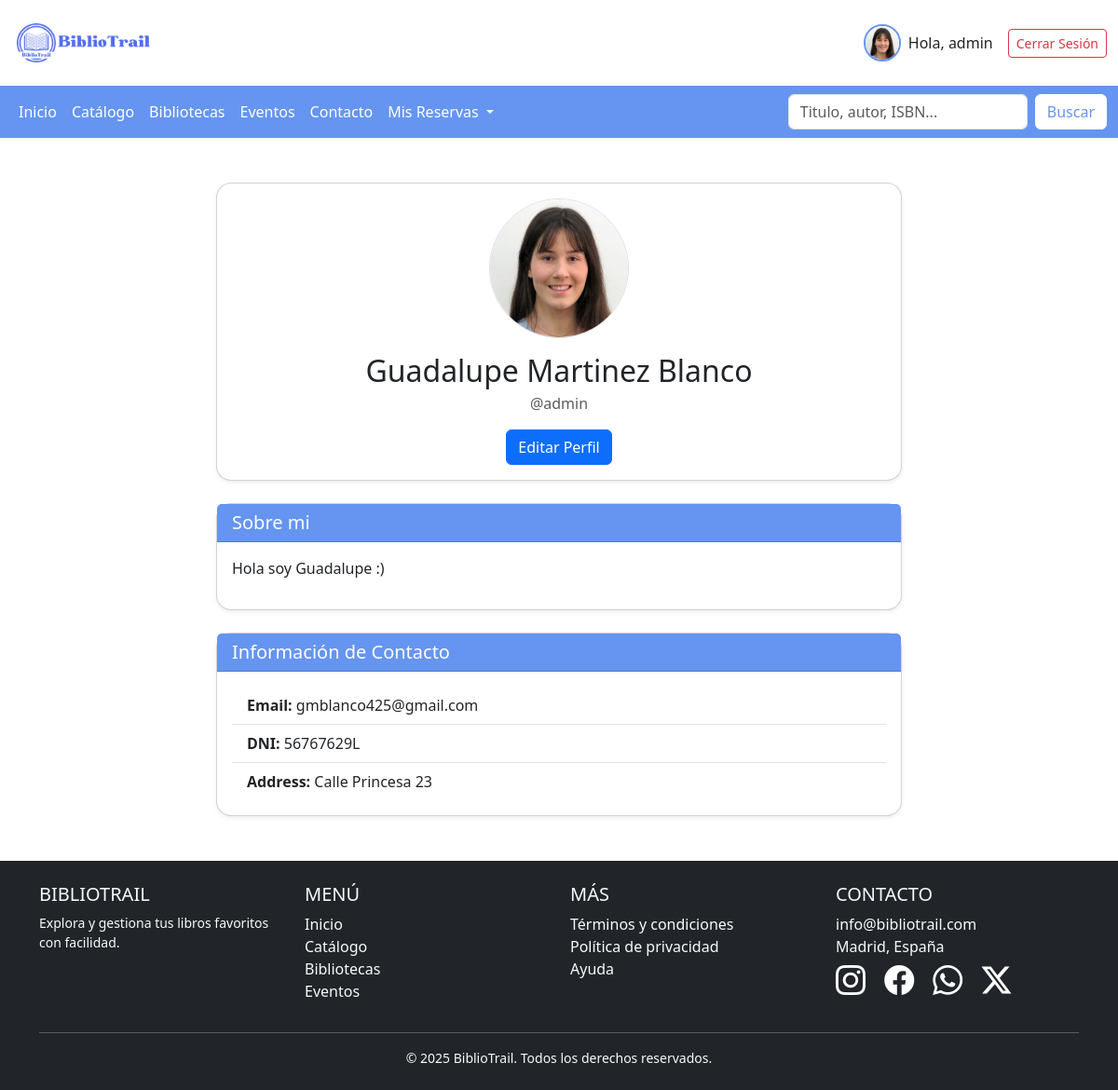
Page /autenticacion/perfil/ (signed in) on the committed database.
### autenticacion/models.py (models this page shows, shortened)
class PerfilUsuario(models.Model):
    user = models.OneToOneField(User, on_delete=models.CASCADE, related_name="perfil")
    nombre = models.CharField(max_length=200, blank=True, null=True)
    apellido = models.CharField(max_length=200, blank=True, null=True)
    email = models.EmailField(max_length=500, blank=True, null=True)
    username = models.CharField(max_length=200, blank=True, null=True)
    dni = models.CharField(max_length=9, unique=True, blank=True, null=True, help_text="Ingrese su DNI")
    sexo = models.CharField(max_length=6, choices=[('M', 'Hombre'), ('F', 'Mujer')], blank=True, null=True)
    direccion = models.TextField(max_length=250, blank=True, null=True, help_text="Ingrese la dirección de su domicilio")
    codigo_postal = models.CharField(max_length=5, blank=True, null=True)
    ciudad = models.CharField(max_length=40, blank=True, null=True)
    provincia = models.CharField(max_length=40, blank=True, null=True)
    avatar = models.ImageField(null=True,blank=True , default="avatar.svg")
    bio = models.TextField(null=True)
    created = models.DateTimeField(auto_now_add=True)
    class Meta:
        ordering = ['created']
        verbose_name = "Perfil de usuario"
        verbose_name_plural = "Perfiles de usuarios"

### autenticacion/views.py (the view)
# urls.py: path('perfil/', perfil,name="perfil"),
def perfil(request):
    try:
        perfil = request.user.perfil
    except PerfilUsuario.DoesNotExist:
        perfil = None
    contexto = {'perfil': perfil}
    return render(request, "perfil/perfil.html", contexto)

### autenticacion/templates/perfil/perfil.html
{% extends "BibliotrailApp/base.html" %}
{% load static %}
{% block content %}
<main class="container my-5">
    <div class="row justify-content-center">
        <div class="col-md-10 col-lg-8">
            <div class="card shadow-sm  rounded-4">
                <div class="card-body text-center">
                    <div class="position-relative d-inline-block mb-3">
                        <img src="{{ perfil.avatar.url }}" alt="User Avatar"
                             class="rounded-circle border" style="width: 150px; height: 150px; object-fit: cover; border: 4px solid #6595f0;">
                    </div>
                    <h2 class="mb-1">{{ perfil.nombre}} {{ perfil.apellido }}</h2>
                    <p class="text-muted">@{{ perfil.username }}</p>
                    <a href="{% url 'editar_perfil' %}" class="btn btn-primary">Editar Perfil</a>
                </div>
            </div>
            <div class="card mt-4 shadow-sm rounded-4">
                <div class="card-header text-white" style="background-color: #6595f0;">
                    <h5 class="mb-0">Sobre mi</h5>
                </div>
                <div class="card-body">
                    <p>{{ perfil.bio|default:"No bio available." }}</p>
                </div>
            </div>
            <div class="card mt-4 shadow-sm rounded-4">
                <div class="card-header text-white" style="background-color: #6595f0;">
                    <h5 class="mb-0">Información de Contacto</h5>
                </div>
                <div class="card-body">
                    <ul class="list-group list-group-flush">
                        <li class="list-group-item"><strong>Email:</strong> {{ perfil.user.email }}</li>
                        <li class="list-group-item"><strong>DNI:</strong> {{ perfil.dni |default:"Not provided" }}</li>
                        <li class="list-group-item"><strong>Address:</strong> {{ perfil.direccion|default:"Not provided" }}</li>
                    </ul>
                </div>
            </div>
        </div>
    </div>
</main>
{% endblock %}

### BibliotrailApp/templates/BibliotrailApp/base.html (shortened to what this page needs)
<!DOCTYPE html>
<html lang="en">
<head>
    {% load static %}
    <link href="https://cdn.jsdelivr.net/npm/bootstrap@5.3.3/dist/css/bootstrap.min.css" rel="stylesheet">
    <link rel="stylesheet" href="https://cdn.jsdelivr.net/npm/bootstrap-icons@1.11.3/font/bootstrap-icons.min.css">
    <link href="{% static 'BibliotrailApp/css/style.css' %}" rel="stylesheet">
</head>
<body>
    <header class="container-fluid py-3">
        <div class="row align-items-center">
            <div class="col-6 col-md-3">
                <img src="{% static 'BibliotrailApp/images/BiblioTrail.png' %}" alt="Logo BiblioTrail" class="img-fluid" style="max-width: 150px;">
            </div>
            <div class="col-6 col-md-9 text-end">
                <div class="d-flex flex-column flex-sm-row align-items-center justify-content-end gap-3">
                    {% if user.is_authenticated %}
                        <a href="{% url 'perfil' %}" class="d-flex align-items-center text-decoration-none text-dark">
                            <img src="{{request.user.perfil.avatar.url}}" alt="Avatar"
                                class="rounded-circle img-fluid" style="width: 40px; height: 40px; object-fit: cover; border: 2px solid #6595f0;">
                            <span class="ms-2 d-none d-sm-inline">Hola, {{ user.username }}</span>
                        </a>
                        <a href="{% url 'cerrar_sesion' %}" class="btn btn-outline-danger btn-sm">Cerrar Sesión</a>
                    {% else %}
                        <a href="{% url 'register' %}" class="btn btn-danger btn-sm">Registrarse</a>
                        <a href="{% url 'iniciar_sesion' %}" class="btn btn-outline-danger btn-sm">Iniciar Sesión</a>
                    {% endif %}
                </div>
            </div>
        </div>
    </header>
    <nav class="navbar navbar-expand-lg navbar-custom">
        <div class="container-fluid" >
            <div class="collapse navbar-collapse" id="navbarSupportedContent">
                <ul class="navbar-nav me-auto mb-2 mb-lg-0">
                    <li class="nav-item">
                        <a class="nav-link {% if request.path == '/' %} active {% endif %}" aria-current="page" href="{% url 'Inicio' %}">Inicio</a>
                    </li>
                    <li class="nav-item ">
                        <a class="nav-link {% if request.path == '/catalogo/' %} active {% endif %}" href="{% url 'Catalogo' %}">Catálogo</a>
                    </li>
                    <li class="nav-item">
                        <a class="nav-link {% if request.path == '/bibliotecas/' %} active {% endif %}" href="{% url 'Bibliotecas' %}">Bibliotecas</a>
                    </li>
                    <li class="nav-item">
                        <a class="nav-link {% if request.path == '/eventos/' %} active {% endif %}" href="{% url 'Eventos' %}">Eventos</a>
                    </li>
                    <li class="nav-item">
                        <a class="nav-link {% if request.path == '/contacto/' %} active {% endif %}" href="{% url 'Contacto' %}">Contacto</a>
                    </li>
                    <li class="nav-item dropdown">
                        <a class="nav-link dropdown-toggle" href="{% url 'Reservas' %}" role="button" data-bs-toggle="dropdown" aria-expanded="false">
                            Mis Reservas
                        </a>
                    </li>
                </ul>
                <form class="d-flex" role="search">
                    <input class="form-control me-2" type="search" placeholder="Titulo, autor, ISBN..." aria-label="Search">
                    <button class="btn custom-search-btn" type="submit">Buscar</button>
                </form>
            </div>
        </div>
    </nav>
     {% block content %}
     {% endblock %}
    <footer class="bg-dark text-light py-4 mt-5">
        <div class="container">
            <div class="row text-center text-md-start">
                <div class="col-md-3 mb-4 mb-md-0">
                    <h5 class="text-uppercase">BiblioTrail</h5>
                    <p class="small">Explora y gestiona tus libros favoritos con facilidad.</p>
                </div>
                <div class="col-md-3 mb-4 mb-md-0">
                    <h5 class="text-uppercase">Menú</h5>
                    <ul class="list-unstyled">
                        <li><a href="{% if request.path == '/' %} # {% else %} {% url 'Inicio' %} {% endif %}" class="text-light text-decoration-none">Inicio</a></li>
                        <li><a href="{% url 'Catalogo' %}" class="text-light text-decoration-none">Catálogo</a></li>
                        <li><a href="{% url 'Bibliotecas' %}" class="text-light text-decoration-none">Bibliotecas</a></li>
                        <li><a href="{% url 'Eventos' %}" class="text-light text-decoration-none">Eventos</a></li>
                    </ul>
                </div>
                <div class="col-md-3 mb-4 mb-md-0">
                    <h5 class="text-uppercase">Más</h5>
                    <ul class="list-unstyled">
                        <li><a href="#" class="text-light text-decoration-none">Términos y condiciones</a></li>
                        <li><a href="#" class="text-light text-decoration-none">Política de privacidad</a></li>
                        <li><a href="#" class="text-light text-decoration-none">Ayuda</a></li>
                    </ul>
                </div>
                <div class="col-md-3">
                    <h5 class="text-uppercase">Contacto</h5>
                    <ul class="list-unstyled">
                        <li> info@bibliotrail.com</li>
                        <li> Madrid, España</li>
                        <a href="#" class="text-decoration-none text-white"><i class="bi bi-instagram fs-2 me-3"></i></a>
                        <a href="#" class="text-decoration-none text-white"><i class="bi bi-facebook fs-2 me-3"></i></a>
                        <a href="#" class="text-decoration-none text-white"><i class="bi bi-whatsapp fs-2 me-3"></i></a>
                        <a href="#" class="text-decoration-none text-white"><i class="bi bi-twitter-x fs-2 me-3"></i></a>
                    </ul>
                </div>
            </div>
            <hr class="bg-light">
            <div class="text-center">
                <p class="small mb-0">&copy; 2025 BiblioTrail. Todos los derechos reservados.</p>
            </div>
        </div>
    </footer>
</body>
</html>

### BibliotrailApp/static/BibliotrailApp/css/style.css (style rules this page uses)
.navbar-custom { background-color: #6595f0 !important; }
.navbar-custom .navbar-nav .nav-link { color: white !important; }
.custom-search-btn { color: #6595f0; background-color: white; border-color: white; }

### rows in the picture
PerfilUsuario: avatar (picture), nombre "Guadalupe", apellido "Martinez Blanco", username "admin", bio "Hola soy Guadalupe :)", user.email "gmblanco425@gmail.com", dni "56767629L", direccion "Calle Princesa 23"

### other values in the picture
{{ user.username }} "admin"
